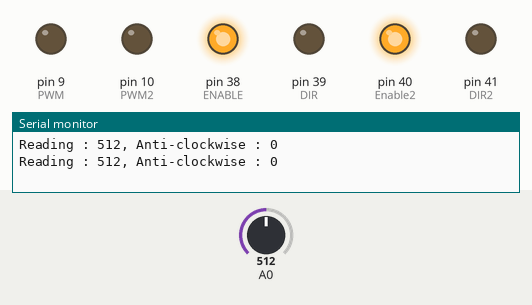
Simulated run of this sketch. Board: Arduino Mega 2560, built with avr-gcc and run on an emulated ATmega2560. On the bench: output pins drawn as LEDs (lit = HIGH), the last lines printed to the serial monitor. Inputs (shaded band) come from the test bench; at power-on: A0 = 512.

Above: at 1.8 s.
1.9 s: A0 set to 525
At 2.8 s:
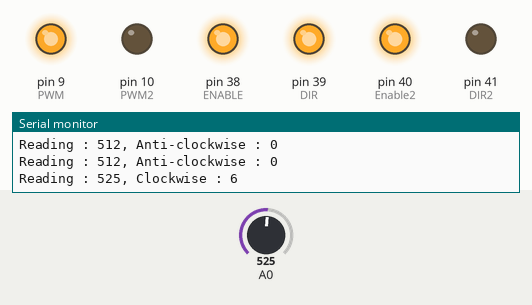
3.5 s: A0 set to 511
At 4.4 s:
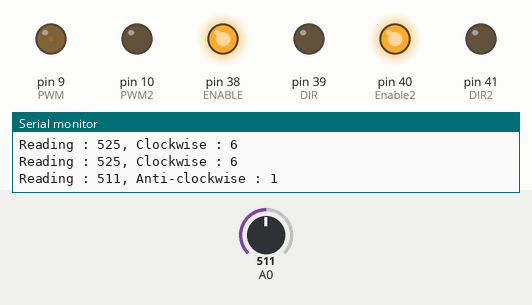
5.5 s: A0 set to 306
At 7.2 s:
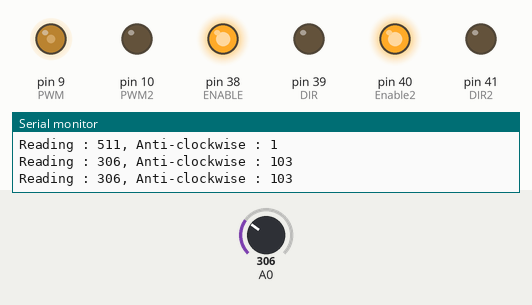
7.5 s: A0 set to 122
At 8.8 s:
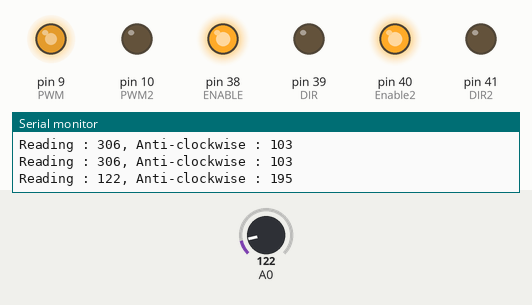
9.5 s: A0 set to 716
At 10.4 s:
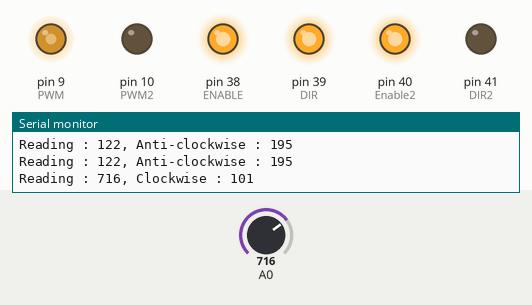
11.5 s: A0 set to 900
At 13.1 s:
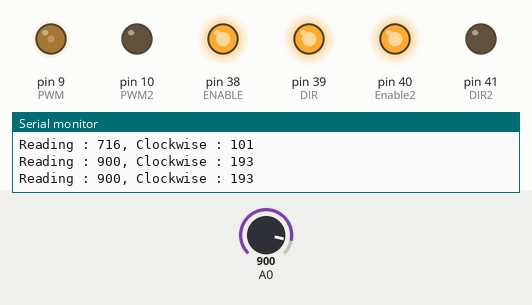
Timing chart, 0 to 14.5 s (numbered marks = the images above; inputs shaded):
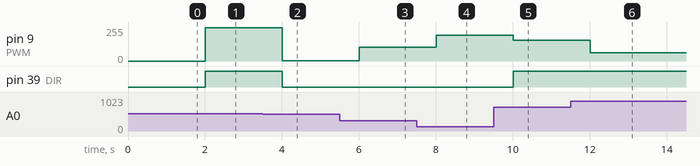

The sketch:

LAB9_2_202355517.ino
```cpp
int ENABLE = 38;  // 모터 1
int PWM = 9;
int DIR = 39;

int Enable2 = 40;  // 모터 2
int PWM2 = 10;
int DIR2 = 41;

void setup() {
  pinMode(ENABLE, OUTPUT);
  digitalWrite(ENABLE, HIGH);
  pinMode(PWM, OUTPUT);
  pinMode(DIR, OUTPUT);
  pinMode(Enable2, OUTPUT);
  digitalWrite(Enable2, HIGH);
  pinMode(PWM2, OUTPUT);
  pinMode(DIR2, OUTPUT);
  Serial.begin(9600);
}

void loop() {
  int reading = analogRead(A0);
  int speed = map(reading, 0, 1023, -255, 255);
  if (speed > 0) {
    digitalWrite(DIR, HIGH);  // 정방향 회전
    int pwm_value = 255 - speed;
    analogWrite(PWM, pwm_value);
    Serial.print(String("Reading : ") + reading);
    Serial.println(String(", Clockwise : ") + speed);
  } else {
    digitalWrite(DIR, LOW);  // 역방향 회전
    int pwm_value = abs(speed);
    analogWrite(PWM, pwm_value);
    Serial.print(String("Reading : ") + reading);
    Serial.println(String(", Anti-clockwise : ") + pwm_value);
  }
  delay(1000);
}
```

Measured:
- the behaviour switches between 513 and 514 on A0 (found by bisection; images 0 and 1)
- after the input at 1.9 s, pin 9 (PWM): 0/255 → 249/255 after 0.10 s; pin 39 (DIR): LOW → HIGH after 0.10 s
- after the input at 3.5 s, pin 9 (PWM): 249/255 → 1/255 after 0.50 s; pin 39 (DIR): HIGH → LOW after 0.50 s
- after the input at 5.5 s, pin 9 (PWM): 1/255 → 103/255 after 0.50 s
- after the input at 7.5 s, pin 9 (PWM): 103/255 → 195/255 after 0.51 s
- after the input at 9.5 s, pin 9 (PWM): 195/255 → 154/255 after 0.51 s; pin 39 (DIR): LOW → HIGH after 0.51 s
- after the input at 11.5 s, pin 9 (PWM): 154/255 → 62/255 after 0.51 s
